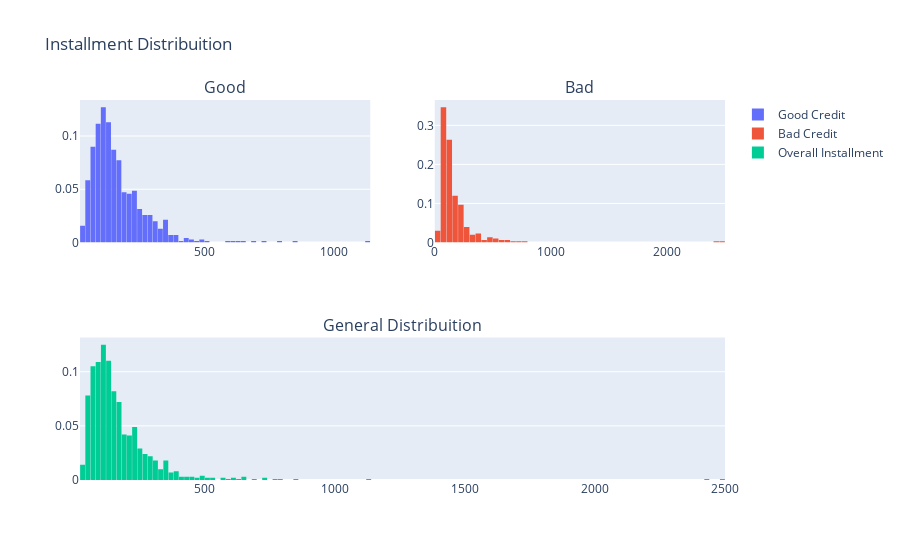

Notebook source saved alongside this figure:
### Markdown cell above
**10. Is there any correlation between Installment with Risk?**

### Code cell
df_good = df.loc[df["Risk"] == 'good'].sort_values(by=['Installment'])['Installment'].values.tolist()
df_bad = df.loc[df["Risk"] == 'bad'].sort_values(by=['Installment'])['Installment'].values.tolist()
df_age = df['Installment'].values.tolist()

trace0 = go.Histogram(
    x=df_good,
    histnorm='probability',
    name="Good Credit"
)

trace1 = go.Histogram(
    x=df_bad,
    histnorm='probability',
    name="Bad Credit"
)

trace2 = go.Histogram(
    x=df_age,
    histnorm='probability',
    name="Overall Installment"
)

fig = tls.make_subplots(rows=2, cols=2, specs=[[{}, {}], [{'colspan': 2}, None]],
                          subplot_titles=('Good','Bad', 'General Distribuition'))

fig.append_trace(trace0, 1, 1)
fig.append_trace(trace1, 1, 2)
fig.append_trace(trace2, 2, 1)

fig['layout'].update(showlegend=True, title='Installment Distribuition', bargap=0.05)
py.iplot(fig, filename='custom-sized-subplot-with-subplot-titles')

### Figure 1 — Plotly figure (JSON) as saved in the notebook; plotly's stock layout.template omitted (floating-point values rounded to 4 significant figures; data arrays with more than 128 entries replaced by an {"elided": "..."} marker saying what was removed)
{"data": [{"histnorm": "probability", "name": "Good Credit", "type": "histogram", "x": {"elided": "700 float values"}, "xaxis": "x", "yaxis": "y"}, {"histnorm": "probability", "name": "Bad Credit", "type": "histogram", "x": {"elided": "300 float values"}, "xaxis": "x2", "yaxis": "y2"}, {"histnorm": "probability", "name": "Overall Installment", "type": "histogram", "x": {"elided": "1000 float values"}, "xaxis": "x3", "yaxis": "y3"}], "layout": {"annotations": [{"font": {"size": 16}, "showarrow": false, "text": "Good", "x": 0.225, "xanchor": "center", "xref": "paper", "y": 1, "yanchor": "bottom", "yref": "paper"}, {"font": {"size": 16}, "showarrow": false, "text": "Bad", "x": 0.775, "xanchor": "center", "xref": "paper", "y": 1, "yanchor": "bottom", "yref": "paper"}, {"font": {"size": 16}, "showarrow": false, "text": "General Distribuition", "x": 0.5, "xanchor": "center", "xref": "paper", "y": 0.375, "yanchor": "bottom", "yref": "paper"}], "bargap": 0.05, "showlegend": true, "title": {"text": "Installment Distribuition"}, "xaxis": {"anchor": "y", "domain": [0, 0.45]}, "xaxis2": {"anchor": "y2", "domain": [0.55, 1]}, "xaxis3": {"anchor": "y3", "domain": [0, 1]}, "yaxis": {"anchor": "x", "domain": [0.625, 1]}, "yaxis2": {"anchor": "x2", "domain": [0.625, 1]}, "yaxis3": {"anchor": "x3", "domain": [0, 0.375]}}}
